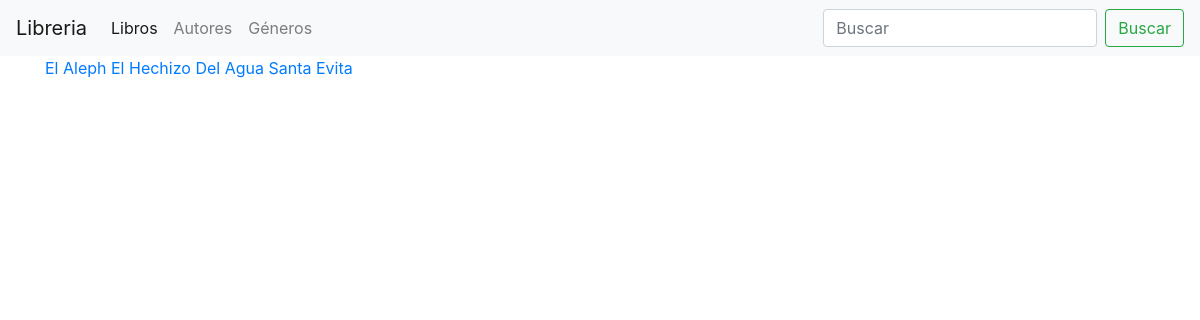
Page /libros/ on the earlier database version.
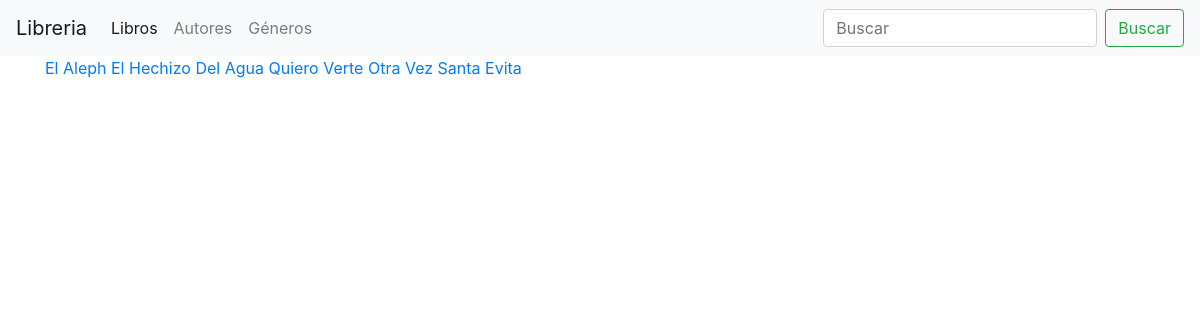
Same page on the later database version.
### libreria/models.py (models this page shows, shortened)
class Libro(models.Model):
    title = models.CharField("Título", max_length=50)
    editorial = models.CharField("Editorial", max_length=50, null=True, blank=True)
    isbn = models.CharField("ISBN", max_length=13, null=True, blank=True)
    price = models.FloatField("Precio")
    idioma = models.ForeignKey(
        "Idioma", on_delete=models.SET_NULL, null=True, blank=True
    )
    genero = models.ManyToManyField("Genero", verbose_name="Género")
    autor = models.ForeignKey(
        "Autor",
        verbose_name="Autor",
        on_delete=models.SET_NULL,
        null=True,
        blank=True,
    )
    resumen = models.TextField("Reseña", max_length=1000, null=True, blank=True)
    class Meta:
        ordering = ["title", "editorial"]

### libreria/views.py (the view)
# urls.py: path("", lista_libros, name="book-list"),
def lista_libros(request):
    libros = Libro.objects.all()
    context = {"libros": libros}
    return render(request, "libreria/libro_list.html", context=context)

### libreria/templates/libreria/libro_list.html (shortened to what this page needs)
{% extends "base.html" %}
{% load static %}
{% block content %}
    {% for libro in libros %}
        <a href="{% url 'libreria:book-detail' pk=libro.pk %}">{{ libro.title }}</a>
    {% endfor %}
{% endblock content %}

Differences in the rows shown:
added Libro: title "Quiero Verte Otra Vez"
